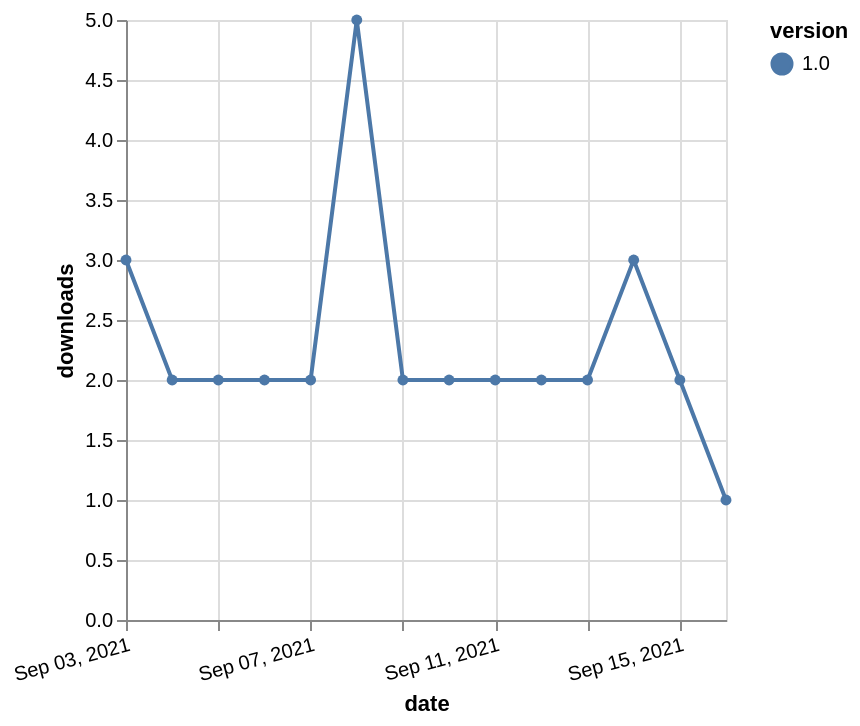

The Vega-Lite source for this figure:
### Vega-Lite specification from a JSON file in a GitHub repository (floating-point values rounded to 4 significant figures)
{"$schema": "https://vega.github.io/schema/vega-lite/v5.json", "description": "A simple bar chart with embedded data.", "data": {"values": [{"date": "2021-09-03", "total": 1040, "delta": 3, "version": "1.0"}, {"date": "2021-09-04", "total": 1042, "delta": 2, "version": "1.0"}, {"date": "2021-09-05", "total": 1044, "delta": 2, "version": "1.0"}, {"date": "2021-09-06", "total": 1046, "delta": 2, "version": "1.0"}, {"date": "2021-09-07", "total": 1048, "delta": 2, "version": "1.0"}, {"date": "2021-09-08", "total": 1053, "delta": 5, "version": "1.0"}, {"date": "2021-09-09", "total": 1055, "delta": 2, "version": "1.0"}, {"date": "2021-09-10", "total": 1057, "delta": 2, "version": "1.0"}, {"date": "2021-09-11", "total": 1059, "delta": 2, "version": "1.0"}, {"date": "2021-09-12", "total": 1061, "delta": 2, "version": "1.0"}, {"date": "2021-09-13", "total": 1063, "delta": 2, "version": "1.0"}, {"date": "2021-09-14", "total": 1066, "delta": 3, "version": "1.0"}, {"date": "2021-09-15", "total": 1068, "delta": 2, "version": "1.0"}, {"date": "2021-09-16", "total": 1069, "delta": 1, "version": "1.0"}]}, "width": "container", "mark": {"type": "line", "point": {"filled": true}}, "encoding": {"x": {"field": "date", "type": "temporal", "timeUnit": "yearmonthdate", "title": "date", "axis": {"labelAngle": -15}}, "y": {"field": "delta", "type": "quantitative", "title": "downloads"}, "color": {"field": "version", "type": "nominal"}, "tooltip": {"field": "delta"}}}
